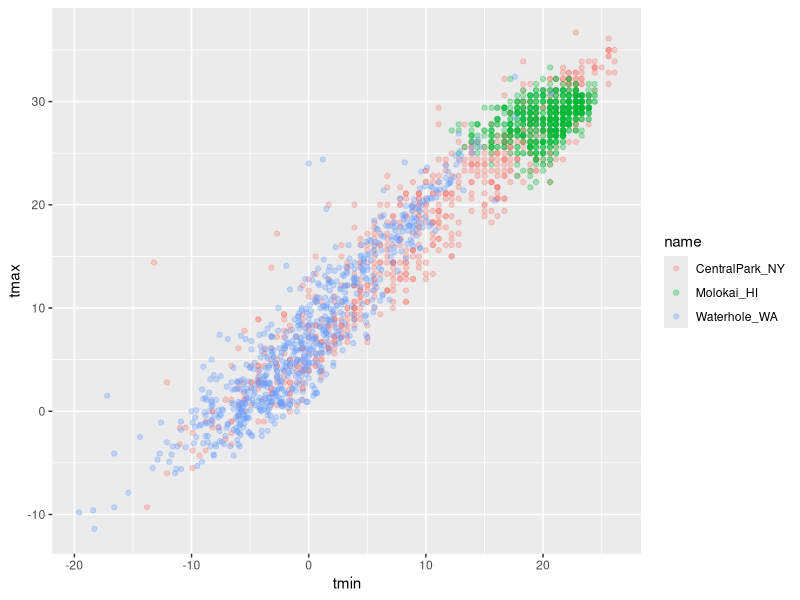
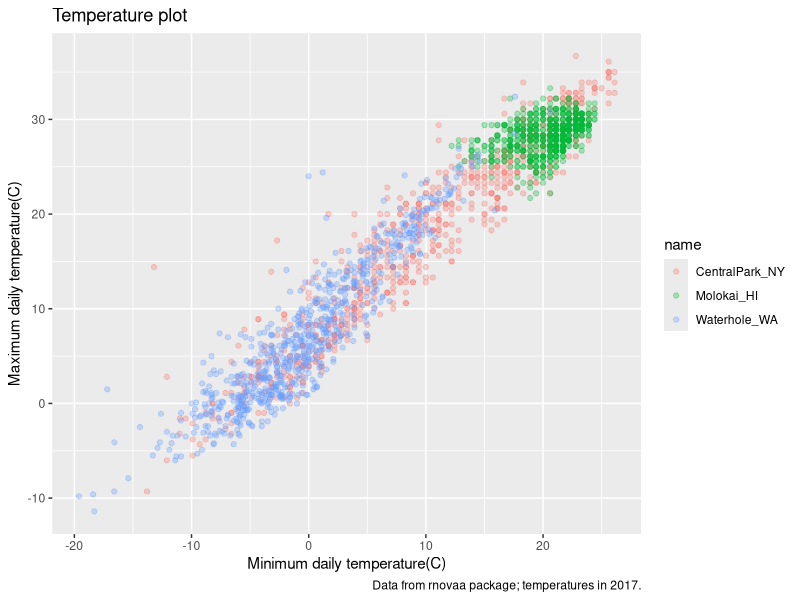
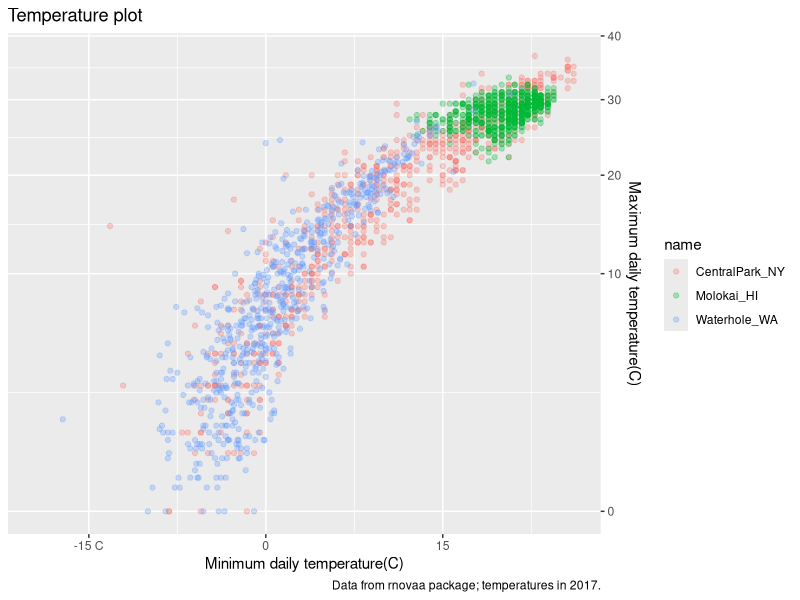
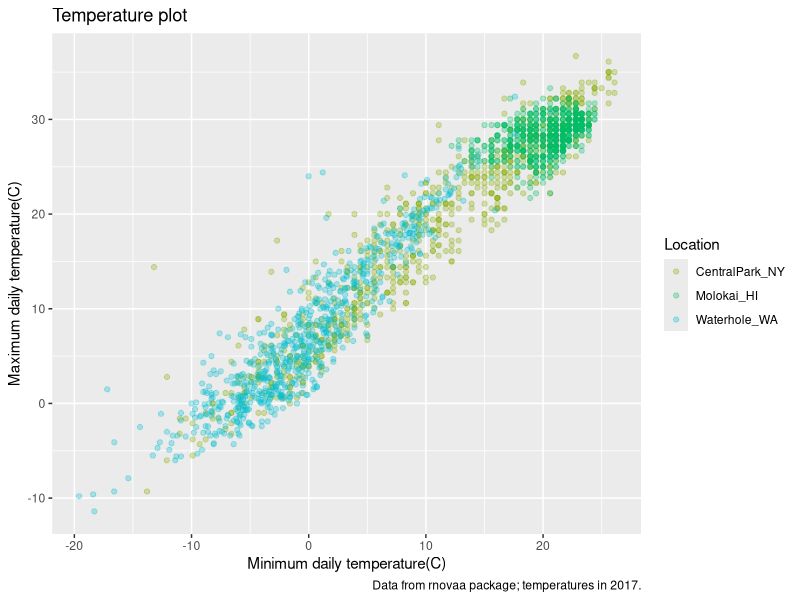
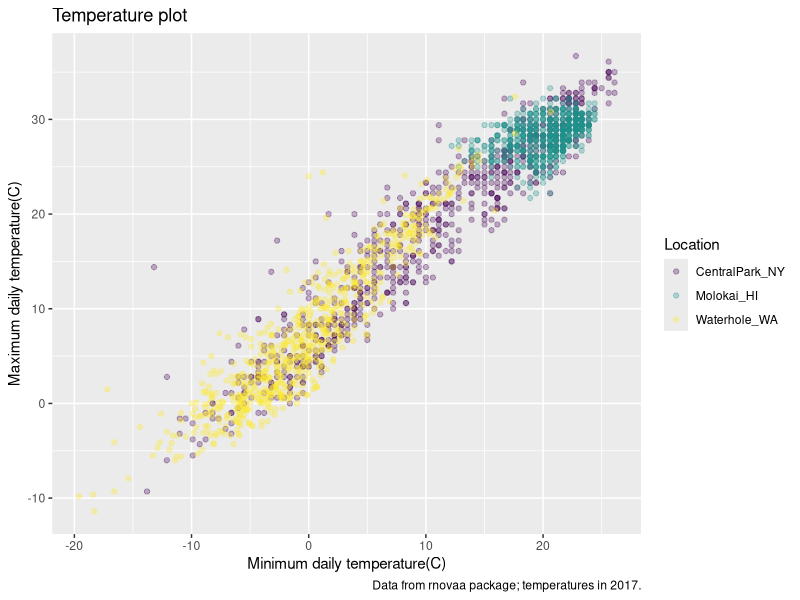
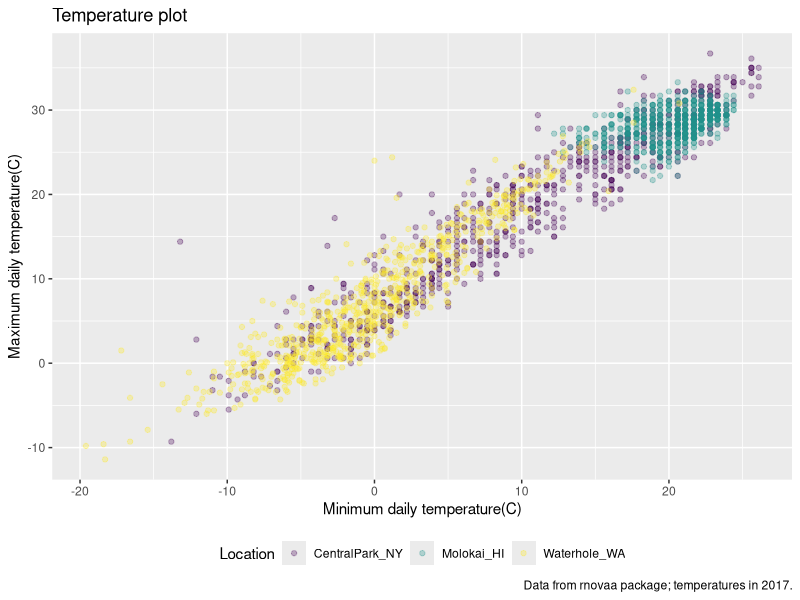
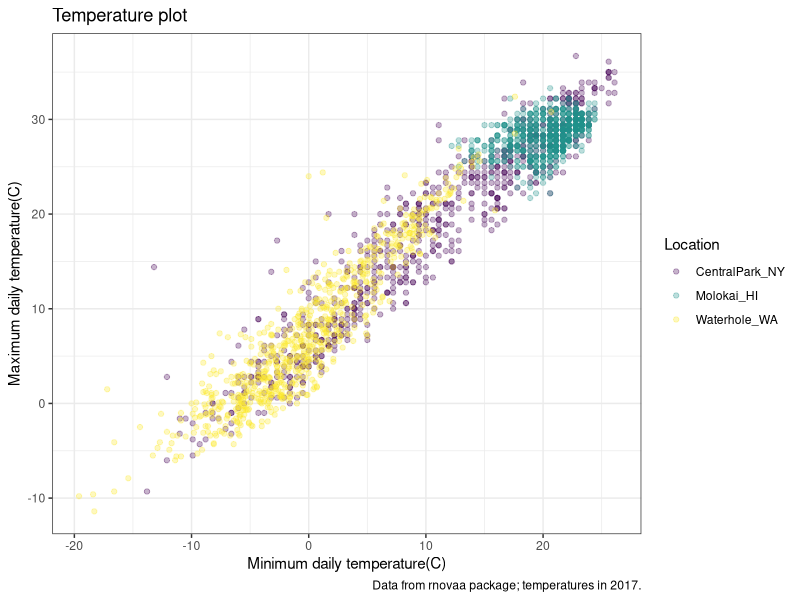
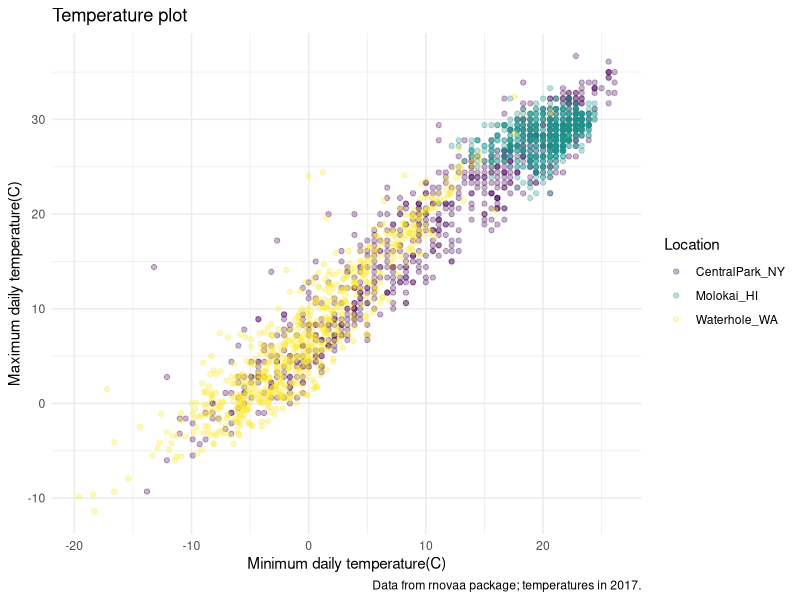

R code for these plots, in order:
## ---- chunk 1
library(tidyverse)
library(patchwork)
## ---- chunk 2
weather_df = 
  read_csv("./data/weather_df.csv")

weather_df
## ---- chunk 3
weather_df |> 
  ggplot(aes(x=tmin,y=tmax,color=name))+
  geom_point(alpha=.3)
## ---- chunk 4
weather_df |> 
  ggplot(aes(x=tmin,y=tmax,color=name))+
  geom_point(alpha=.3)+
  labs(
    title="Temperature plot",
    x="Minimum daily temperature(C)",
    y="Maximum daily temperature(C)",
    caption="Data from rnovaa package; temperatures in 2017."
  )
## ---- chunk 5
weather_df |> 
  ggplot(aes(x=tmin,y=tmax,color=name))+
  geom_point(alpha=.3)+
  labs(
    title="Temperature plot",
    x="Minimum daily temperature(C)",
    y="Maximum daily temperature(C)",
    caption="Data from rnovaa package; temperatures in 2017."
  )+
  scale_x_continuous(
    breaks=c(-15,0,15),
    labels=c("-15 C","0","15")
  )+
  scale_y_continuous(
    trans="sqrt",  #also could do "log" transformation
    position="right"
  )
## ---- chunk 6
weather_df |> 
  ggplot(aes(x=tmin,y=tmax,color=name))+
  geom_point(alpha=.3)+
  labs(
    title="Temperature plot",
    x="Minimum daily temperature(C)",
    y="Maximum daily temperature(C)",
    caption="Data from rnovaa package; temperatures in 2017."
  )+
  scale_color_hue(
    name="Location", #change label name
    h=c(100,200))
## ---- chunk 7
weather_df |> 
  ggplot(aes(x=tmin,y=tmax,color=name))+
  geom_point(alpha=.3)+
  labs(
    title="Temperature plot",
    x="Minimum daily temperature(C)",
    y="Maximum daily temperature(C)",
    caption="Data from rnovaa package; temperatures in 2017."
  )+
  viridis::scale_color_viridis(
    name="Location",
    discrete=TRUE
  ) #default is continuous
## ---- chunk 8
weather_df |> 
  ggplot(aes(x=tmin,y=tmax,color=name))+
  geom_point(alpha=.3)+
  labs(
    title="Temperature plot",
    x="Minimum daily temperature(C)",
    y="Maximum daily temperature(C)",
    caption="Data from rnovaa package; temperatures in 2017."
  )+
  viridis::scale_color_viridis(
    name="Location",
    discrete=TRUE
  )+
  theme(legend.position="bottom")
## ---- chunk 9
weather_df |> 
  ggplot(aes(x=tmin,y=tmax,color=name))+
  geom_point(alpha=.3)+
  labs(
    title="Temperature plot",
    x="Minimum daily temperature(C)",
    y="Maximum daily temperature(C)",
    caption="Data from rnovaa package; temperatures in 2017."
  )+
  viridis::scale_color_viridis(
    name="Location",
    discrete=TRUE
  )+
  theme_bw() 
## ---- chunk 10
weather_df |> 
  ggplot(aes(x=tmin,y=tmax,color=name))+
  geom_point(alpha=.3)+
  labs(
    title="Temperature plot",
    x="Minimum daily temperature(C)",
    y="Maximum daily temperature(C)",
    caption="Data from rnovaa package; temperatures in 2017."
  )+
  viridis::scale_color_viridis(
    name="Location",
    discrete=TRUE
  )+
  theme_minimal() 
## ---- chunk 11
weather_df |> 
  ggplot(aes(x=tmin,y=tmax,color=name))+
  geom_point(alpha=.3)+
  labs(
    title="Temperature plot",
    x="Minimum daily temperature(C)",
    y="Maximum daily temperature(C)",
    caption="Data from rnovaa package; temperatures in 2017."
  )+
  viridis::scale_color_viridis(
    name="Location",
    discrete=TRUE
  )+
  theme_classic() 
## ---- chunk 12
weather_df |> 
  ggplot(aes(x=tmin,y=tmax,color=name))+
  geom_point(alpha=.3)+
  labs(
    title="Temperature plot",
    x="Minimum daily temperature(C)",
    y="Maximum daily temperature(C)",
    caption="Data from rnovaa package; temperatures in 2017."
  )+
  viridis::scale_color_viridis(
    name="Location",
    discrete=TRUE
  )+
  ggthemes::theme_economist() 
## ---- chunk 13
weather_df |> 
  ggplot(aes(x=tmin,y=tmax,color=name))+
  geom_point(alpha=.3)+
  labs(
    title="Temperature plot",
    x="Minimum daily temperature(C)",
    y="Maximum daily temperature(C)",
    caption="Data from rnovaa package; temperatures in 2017."
  )+
  viridis::scale_color_viridis(
    name="Location",
    discrete=TRUE
  )+
  theme(legend.position="bottom")+
  theme_bw() 
## ---- chunk 14
weather_df |> 
  ggplot(aes(x=tmin,y=tmax,color=name))+
  geom_point(alpha=.3)+
  labs(
    title="Temperature plot",
    x="Minimum daily temperature(C)",
    y="Maximum daily temperature(C)",
    caption="Data from rnovaa package; temperatures in 2017."
  )+
  viridis::scale_color_viridis(
    name="Location",
    discrete=TRUE
  )+
  theme_bw()+
  theme(legend.position="bottom")
 
## ---- chunk 15
library(tidyverse) 

knitr::opts_chunk$set(
  fig.width=6,
  fig.asp=.6,
  out.width="90%"
)

theme_set(theme_minimal()+theme(legend.position="bottom") )

options(
  ggplot2.continous.color="viridis",
  ggplot2.continous.fill="viridis"
)

scale_color_discrete=scale_color_viridis_d
scale_fill_discrete=scale_fill_viridis_d


  
